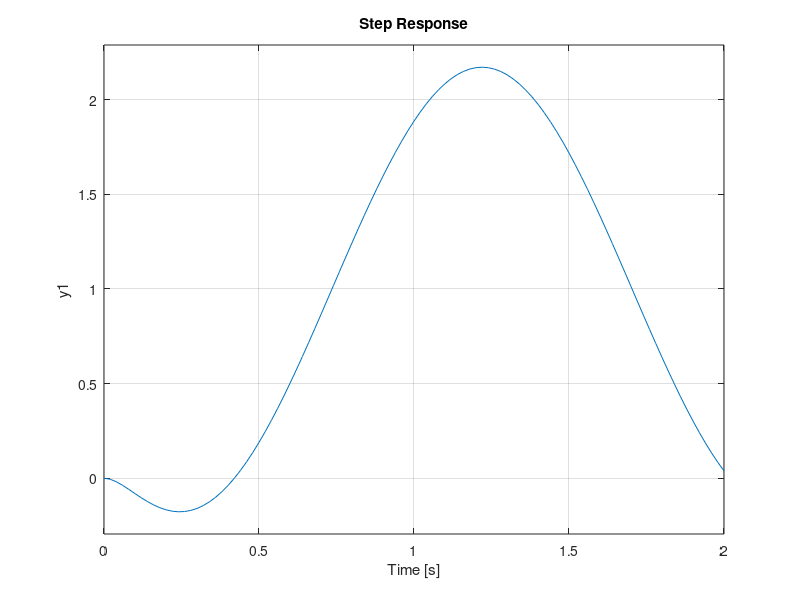
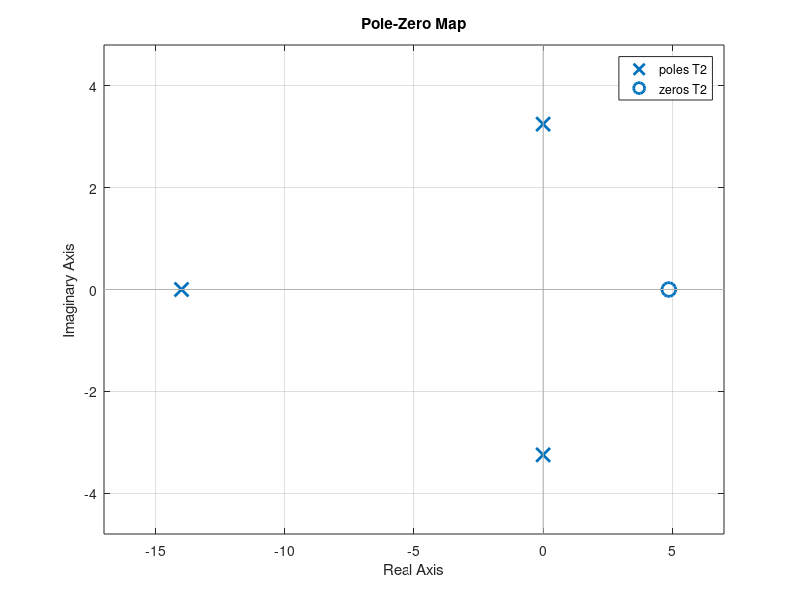
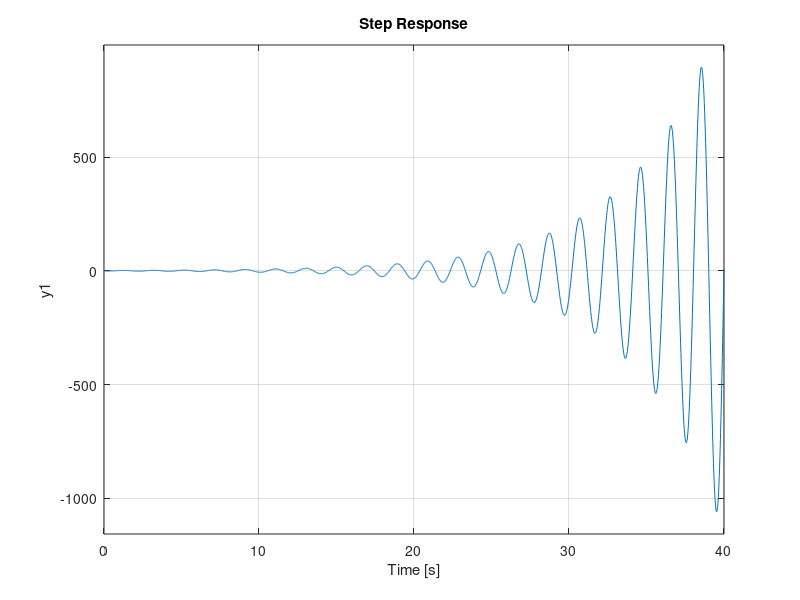
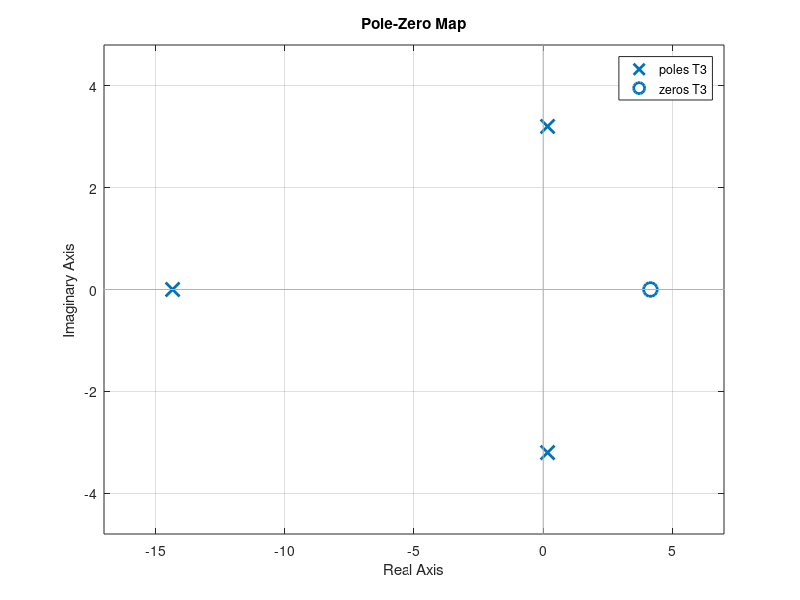

The MATLAB source for these figures, in order:
clear all
close all
s = tf('s');
dni=21050001;
rng(dni);
dv = 0.05;
R = 2.0;
L = 0.5;
Km = 0.1;
Kb = 0.1+2*dv*(rand-0.5);
Kf = 0.2;
J = 0.02;
b =Km/L/J;
a1=(L*Kf+R*J)/L/J;
a2= (R*Kf+Km*Kb)/L/J;
P = b/(s^2+a1*s+a2)
so = 0.01;
% Cálculo C = PI ideal con cancelación (método Pr2b)
delta = cos(atan(-pi/(log(so))));
alfa = (a1-sqrt((a1^2)-4*a2))/2
wn = (a1-alfa)/(delta*2)
ts = 4/(wn*delta)
Kp = (wn^2+2*alfa*delta*wn-a2)/b;
KI =(alfa*wn^2)/b;
C= (Kp*s+KI)/s
T = feedback(P*C,1);

%%%  CONTINUACIÓN DEL CÓDIGO  %%%

Kp2=(KI/a1)-(a2/b);
C2=(Kp2*s+KI)/s
T2 = feedback(P*C2,1);
figure(1)
step(T2)
figure(2)
hold on
pzmap(T2)
hold off

Kp3=KI/a1-a2/b-rand;
C3=(Kp3*s+KI)/s
T3= feedback(P*C3,1);
figure(3)
step(T3)
figure(4)
hold on
pzmap(T3)
hold off

%%%  APARTADO B  %%%
C4=4
T4= feedback(P*C4,1);
figure(5)
step(T,T4)


